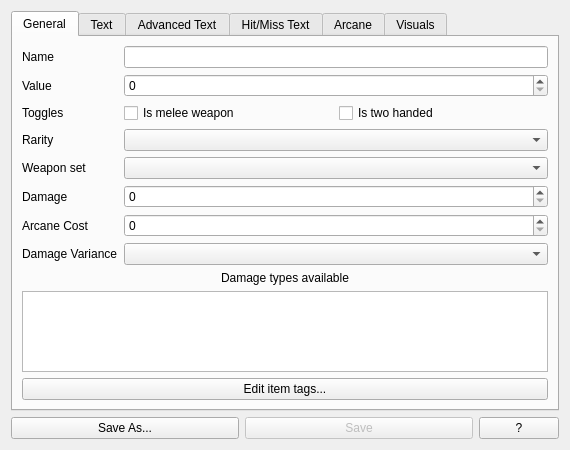
<?xml version="1.0" encoding="UTF-8"?>
<ui version="4.0">
 <class>WeaponWindow</class>
 <widget class="QWidget" name="WeaponWindow">
  <property name="geometry">
   <rect>
    <x>0</x>
    <y>0</y>
    <width>570</width>
    <height>450</height>
   </rect>
  </property>
  <property name="windowTitle">
   <string>Form</string>
  </property>
  <layout class="QGridLayout" name="gridLayout">
   <item row="1" column="1">
    <widget class="QPushButton" name="saveButton">
     <property name="enabled">
      <bool>false</bool>
     </property>
     <property name="toolTip">
      <string>&lt;html&gt;&lt;head/&gt;&lt;body&gt;&lt;p&gt;Save mod to previous path (if any).&lt;/p&gt;&lt;/body&gt;&lt;/html&gt;</string>
     </property>
     <property name="whatsThis">
      <string>&lt;html&gt;&lt;head/&gt;&lt;body&gt;&lt;p&gt;Clicking this will save the current mod to either the file you opened it from or the last location you saved it to.&lt;/p&gt;&lt;/body&gt;&lt;/html&gt;</string>
     </property>
     <property name="text">
      <string>Save</string>
     </property>
    </widget>
   </item>
   <item row="1" column="2">
    <widget class="QPushButton" name="whatsThisButton">
     <property name="sizePolicy">
      <sizepolicy hsizetype="Fixed" vsizetype="Fixed">
       <horstretch>0</horstretch>
       <verstretch>0</verstretch>
      </sizepolicy>
     </property>
     <property name="cursor">
      <cursorShape>WhatsThisCursor</cursorShape>
     </property>
     <property name="toolTip">
      <string>&lt;html&gt;&lt;head/&gt;&lt;body&gt;&lt;p&gt;Enter 'What's This?' mode. Also done by pressing F1 on the keyboard.&lt;/p&gt;&lt;p&gt;'What's This?' mode helps clarify how to use the interface of this tool.&lt;/p&gt;&lt;/body&gt;&lt;/html&gt;</string>
     </property>
     <property name="whatsThis">
      <string>&lt;html&gt;&lt;head/&gt;&lt;body&gt;&lt;p&gt;Click this, then click something else. Magic.&lt;/p&gt;&lt;/body&gt;&lt;/html&gt;</string>
     </property>
     <property name="text">
      <string>?</string>
     </property>
    </widget>
   </item>
   <item row="1" column="0">
    <widget class="QPushButton" name="saveAsButton">
     <property name="toolTip">
      <string>&lt;html&gt;&lt;head/&gt;&lt;body&gt;&lt;p&gt;Save mod as specified file.&lt;/p&gt;&lt;/body&gt;&lt;/html&gt;</string>
     </property>
     <property name="whatsThis">
      <string>&lt;html&gt;&lt;head/&gt;&lt;body&gt;&lt;p&gt;Clicking this will open a file dialog window where you can select or create a file to save the current mod to.&lt;/p&gt;&lt;/body&gt;&lt;/html&gt;</string>
     </property>
     <property name="text">
      <string>Save As...</string>
     </property>
    </widget>
   </item>
   <item row="0" column="0" colspan="3">
    <widget class="QTabWidget" name="tabWidget">
     <property name="currentIndex">
      <number>0</number>
     </property>
     <widget class="QWidget" name="general_tab">
      <attribute name="title">
       <string>General</string>
      </attribute>
      <layout class="QFormLayout" name="formLayout">
       <item row="0" column="0">
        <widget class="QLabel" name="name_label">
         <property name="text">
          <string>Name</string>
         </property>
        </widget>
       </item>
       <item row="0" column="1">
        <widget class="QLineEdit" name="nameEdit">
         <property name="toolTip">
          <string>&lt;html&gt;&lt;head/&gt;&lt;body&gt;&lt;p&gt;Name of the weapon.&lt;/p&gt;&lt;/body&gt;&lt;/html&gt;</string>
         </property>
        </widget>
       </item>
       <item row="1" column="0">
        <widget class="QLabel" name="value_label">
         <property name="text">
          <string>Value</string>
         </property>
        </widget>
       </item>
       <item row="1" column="1">
        <widget class="QSpinBox" name="valueSpinBox">
         <property name="toolTip">
          <string>&lt;html&gt;&lt;head/&gt;&lt;body&gt;&lt;p&gt;Value (in flames) of the weapon.&lt;/p&gt;&lt;/body&gt;&lt;/html&gt;</string>
         </property>
         <property name="whatsThis">
          <string>&lt;html&gt;&lt;head/&gt;&lt;body&gt;&lt;p&gt;Click up and down arrows to increase or decrease value. You can also manually type in a value. Value must be an integer. Value will not exceed a set min/max range.&lt;/p&gt;&lt;/body&gt;&lt;/html&gt;</string>
         </property>
         <property name="maximum">
          <number>2147483647</number>
         </property>
        </widget>
       </item>
       <item row="2" column="0">
        <widget class="QLabel" name="toggle_label">
         <property name="text">
          <string>Toggles</string>
         </property>
        </widget>
       </item>
       <item row="2" column="1">
        <layout class="QHBoxLayout" name="horizontalLayout">
         <item>
          <widget class="QCheckBox" name="meleeCheckBox">
           <property name="toolTip">
            <string>&lt;html&gt;&lt;head/&gt;&lt;body&gt;&lt;p&gt;Check if the weapon is a melee weapon. Uncheck if it is a ranged weapon.&lt;/p&gt;&lt;/body&gt;&lt;/html&gt;</string>
           </property>
           <property name="text">
            <string>Is melee weapon</string>
           </property>
          </widget>
         </item>
         <item>
          <widget class="QCheckBox" name="twoHandedCheckBox">
           <property name="toolTip">
            <string>&lt;html&gt;&lt;head/&gt;&lt;body&gt;&lt;p&gt;Check if the weapon requires two hands to wield. Uncheck if only one hand is needed.&lt;/p&gt;&lt;/body&gt;&lt;/html&gt;</string>
           </property>
           <property name="text">
            <string>Is two handed</string>
           </property>
          </widget>
         </item>
        </layout>
       </item>
       <item row="3" column="0">
        <widget class="QLabel" name="rarity_label">
         <property name="text">
          <string>Rarity</string>
         </property>
        </widget>
       </item>
       <item row="3" column="1">
        <widget class="QComboBox" name="rarityComboBox">
         <property name="toolTip">
          <string>&lt;html&gt;&lt;head/&gt;&lt;body&gt;&lt;p&gt;Rarity grade of weapon.&lt;/p&gt;&lt;/body&gt;&lt;/html&gt;</string>
         </property>
        </widget>
       </item>
       <item row="5" column="0">
        <widget class="QLabel" name="damage_label">
         <property name="text">
          <string>Damage</string>
         </property>
        </widget>
       </item>
       <item row="5" column="1">
        <widget class="QSpinBox" name="damageSpinBox">
         <property name="toolTip">
          <string>&lt;html&gt;&lt;head/&gt;&lt;body&gt;&lt;p&gt;Base damage of weapon.&lt;/p&gt;&lt;/body&gt;&lt;/html&gt;</string>
         </property>
         <property name="whatsThis">
          <string>&lt;html&gt;&lt;head/&gt;&lt;body&gt;&lt;p&gt;Click up and down arrows to increase or decrease value. You can also manually type in a value. Value must be an integer. Value will not exceed a set min/max range.&lt;/p&gt;&lt;/body&gt;&lt;/html&gt;</string>
         </property>
         <property name="maximum">
          <number>2147483647</number>
         </property>
        </widget>
       </item>
       <item row="6" column="0">
        <widget class="QLabel" name="arcane_cost_label">
         <property name="text">
          <string>Arcane Cost</string>
         </property>
        </widget>
       </item>
       <item row="6" column="1">
        <widget class="QSpinBox" name="arcaneCostSpinBox">
         <property name="toolTip">
          <string>&lt;html&gt;&lt;head/&gt;&lt;body&gt;&lt;p&gt;Amount of arcane essence it costs to use this weapon.&lt;/p&gt;&lt;/body&gt;&lt;/html&gt;</string>
         </property>
         <property name="whatsThis">
          <string>&lt;html&gt;&lt;head/&gt;&lt;body&gt;&lt;p&gt;Click up and down arrows to increase or decrease value. You can also manually type in a value. Value must be an integer. Value will not exceed a set min/max range.&lt;/p&gt;&lt;/body&gt;&lt;/html&gt;</string>
         </property>
         <property name="maximum">
          <number>2147483647</number>
         </property>
        </widget>
       </item>
       <item row="7" column="0">
        <widget class="QLabel" name="damage_variance_label">
         <property name="text">
          <string>Damage Variance</string>
         </property>
        </widget>
       </item>
       <item row="7" column="1">
        <widget class="QComboBox" name="varianceComboBox">
         <property name="toolTip">
          <string>&lt;html&gt;&lt;head/&gt;&lt;body&gt;&lt;p&gt;Size of range for damage dealt.&lt;/p&gt;&lt;/body&gt;&lt;/html&gt;</string>
         </property>
        </widget>
       </item>
       <item row="10" column="0" colspan="2">
        <widget class="QPushButton" name="tagsButton">
         <property name="toolTip">
          <string>&lt;html&gt;&lt;head/&gt;&lt;body&gt;&lt;p&gt;Opens the item tags editor.&lt;/p&gt;&lt;/body&gt;&lt;/html&gt;</string>
         </property>
         <property name="whatsThis">
          <string>&lt;html&gt;&lt;head/&gt;&lt;body&gt;&lt;p&gt;Clicking this will hide the current window and open the tags widget window.&lt;/p&gt;&lt;/body&gt;&lt;/html&gt;</string>
         </property>
         <property name="text">
          <string>Edit item tags...</string>
         </property>
        </widget>
       </item>
       <item row="8" column="0" colspan="2">
        <widget class="QLabel" name="damage_type_label">
         <property name="text">
          <string>Damage types available</string>
         </property>
         <property name="alignment">
          <set>Qt::AlignCenter</set>
         </property>
        </widget>
       </item>
       <item row="9" column="0" colspan="2">
        <widget class="QListView" name="damageTypesList">
         <property name="toolTip">
          <string>&lt;html&gt;&lt;head/&gt;&lt;body&gt;&lt;p&gt;List of damage types this weapon can spawn with.&lt;/p&gt;&lt;/body&gt;&lt;/html&gt;</string>
         </property>
         <property name="whatsThis">
          <string>&lt;html&gt;&lt;head/&gt;&lt;body&gt;&lt;p&gt;Double click on an entry in the widget to 'edit' that entry.&lt;/p&gt;&lt;p&gt;Right click anywhere on widget to show a context menu with the option to create a new entry.&lt;/p&gt;&lt;p&gt;Right click on a specific entry in the widget to show a context menu with the option to remove it.&lt;/p&gt;&lt;/body&gt;&lt;/html&gt;</string>
         </property>
         <property name="editTriggers">
          <set>QAbstractItemView::DoubleClicked</set>
         </property>
        </widget>
       </item>
       <item row="4" column="0">
        <widget class="QLabel" name="weapon_set_label">
         <property name="text">
          <string>Weapon set</string>
         </property>
        </widget>
       </item>
       <item row="4" column="1">
        <widget class="QComboBox" name="weaponSetComboBox">
         <property name="toolTip">
          <string>&lt;html&gt;&lt;head/&gt;&lt;body&gt;&lt;p&gt;What weapon set this is a part of. Probably won't do anything in-game as of right now.&lt;/p&gt;&lt;/body&gt;&lt;/html&gt;</string>
         </property>
        </widget>
       </item>
      </layout>
     </widget>
     <widget class="QWidget" name="text_tab">
      <attribute name="title">
       <string>Text</string>
      </attribute>
      <layout class="QFormLayout" name="formLayout_2">
       <item row="0" column="0">
        <widget class="QLabel" name="determiner_label">
         <property name="text">
          <string>Determiner</string>
         </property>
        </widget>
       </item>
       <item row="0" column="1">
        <widget class="QLineEdit" name="determinerEdit">
         <property name="toolTip">
          <string>&lt;html&gt;&lt;head/&gt;&lt;body&gt;&lt;p&gt;Appended before the weapon's name when used in a sentence.&lt;/p&gt;&lt;/body&gt;&lt;/html&gt;</string>
         </property>
        </widget>
       </item>
       <item row="3" column="0">
        <widget class="QLabel" name="plural_name_label">
         <property name="text">
          <string>Plural name</string>
         </property>
        </widget>
       </item>
       <item row="3" column="1">
        <widget class="QLineEdit" name="pluralNameEdit">
         <property name="toolTip">
          <string>&lt;html&gt;&lt;head/&gt;&lt;body&gt;&lt;p&gt;Plural name of the weapon.&lt;/p&gt;&lt;/body&gt;&lt;/html&gt;</string>
         </property>
        </widget>
       </item>
       <item row="5" column="0" colspan="2">
        <widget class="QLabel" name="description_label">
         <property name="text">
          <string>Description</string>
         </property>
         <property name="alignment">
          <set>Qt::AlignCenter</set>
         </property>
        </widget>
       </item>
       <item row="6" column="0" colspan="2">
        <widget class="QPlainTextEdit" name="descriptionEdit">
         <property name="toolTip">
          <string>&lt;html&gt;&lt;head/&gt;&lt;body&gt;&lt;p&gt;Description of the weapon.&lt;/p&gt;&lt;/body&gt;&lt;/html&gt;</string>
         </property>
        </widget>
       </item>
       <item row="4" column="1">
        <widget class="QCheckBox" name="pluralCheckBox">
         <property name="toolTip">
          <string>&lt;html&gt;&lt;head/&gt;&lt;body&gt;&lt;p&gt;Is this weapon's name plural by default?&lt;/p&gt;&lt;/body&gt;&lt;/html&gt;</string>
         </property>
         <property name="text">
          <string>Plural by default</string>
         </property>
        </widget>
       </item>
       <item row="8" column="0" colspan="2">
        <widget class="QPlainTextEdit" name="authorTagEdit">
         <property name="toolTip">
          <string>&lt;html&gt;&lt;head/&gt;&lt;body&gt;&lt;p&gt;A little in-game note that credits the author. The game will auto-generate one if left blank.&lt;/p&gt;&lt;/body&gt;&lt;/html&gt;</string>
         </property>
        </widget>
       </item>
       <item row="7" column="0" colspan="2">
        <widget class="QLabel" name="author_tag_label">
         <property name="text">
          <string>Author tag</string>
         </property>
         <property name="alignment">
          <set>Qt::AlignCenter</set>
         </property>
        </widget>
       </item>
      </layout>
     </widget>
     <widget class="QWidget" name="advanced_text_tab">
      <attribute name="title">
       <string>Advanced Text</string>
      </attribute>
      <layout class="QVBoxLayout" name="verticalLayout">
       <item>
        <layout class="QFormLayout" name="formLayout_3">
         <item row="0" column="0">
          <widget class="QLabel" name="descriptor_label">
           <property name="text">
            <string>Attack descriptor</string>
           </property>
          </widget>
         </item>
         <item row="0" column="1">
          <widget class="QLineEdit" name="descriptorEdit">
           <property name="toolTip">
            <string>&lt;html&gt;&lt;head/&gt;&lt;body&gt;&lt;p&gt;Verb describing how the weapon is used. Also used for in-game attack button text.&lt;/p&gt;&lt;p&gt;Do NOT use special characters. This is NOT wrapped in a CDATA node and will not be loaded if you use characters that the XML parser doesn't know what to do with.&lt;/p&gt;&lt;/body&gt;&lt;/html&gt;</string>
           </property>
          </widget>
         </item>
        </layout>
       </item>
       <item>
        <widget class="QLabel" name="tooltip_label">
         <property name="text">
          <string>Tooltip description</string>
         </property>
         <property name="alignment">
          <set>Qt::AlignCenter</set>
         </property>
        </widget>
       </item>
       <item>
        <widget class="QPlainTextEdit" name="tooltipTextEdit">
         <property name="toolTip">
          <string>&lt;html&gt;&lt;head/&gt;&lt;body&gt;&lt;p&gt;Description that shows up for in-game attack button tooltip.&lt;/p&gt;&lt;p&gt;Do NOT use special characters. This is NOT wrapped in a CDATA node and will not be loaded if you use characters that the XML parser doesn't know what to do with.&lt;/p&gt;&lt;/body&gt;&lt;/html&gt;</string>
         </property>
        </widget>
       </item>
       <item>
        <widget class="QLabel" name="equip_text_label">
         <property name="text">
          <string>Equip text</string>
         </property>
         <property name="alignment">
          <set>Qt::AlignCenter</set>
         </property>
        </widget>
       </item>
       <item>
        <widget class="QPlainTextEdit" name="equipTextEdit">
         <property name="toolTip">
          <string>&lt;html&gt;&lt;head/&gt;&lt;body&gt;&lt;p&gt;Text that is displayed when this weapon is equipped.&lt;/p&gt;&lt;/body&gt;&lt;/html&gt;</string>
         </property>
        </widget>
       </item>
       <item>
        <widget class="QLabel" name="unequip_text_label">
         <property name="text">
          <string>Unequip text</string>
         </property>
         <property name="alignment">
          <set>Qt::AlignCenter</set>
         </property>
        </widget>
       </item>
       <item>
        <widget class="QPlainTextEdit" name="unequipTextEdit">
         <property name="toolTip">
          <string>&lt;html&gt;&lt;head/&gt;&lt;body&gt;&lt;p&gt;Text that is displayed when this weapon is unequipped.&lt;/p&gt;&lt;/body&gt;&lt;/html&gt;</string>
         </property>
        </widget>
       </item>
      </layout>
     </widget>
     <widget class="QWidget" name="hit_miss_tab">
      <attribute name="title">
       <string>Hit/Miss Text</string>
      </attribute>
      <layout class="QVBoxLayout" name="verticalLayout_2">
       <item>
        <widget class="QLabel" name="hit_text_label">
         <property name="text">
          <string>Hit text</string>
         </property>
         <property name="alignment">
          <set>Qt::AlignCenter</set>
         </property>
        </widget>
       </item>
       <item>
        <widget class="QListView" name="hitList">
         <property name="toolTip">
          <string>&lt;html&gt;&lt;head/&gt;&lt;body&gt;&lt;p&gt;Text that is displayed for hitting. One is chosen at random.&lt;/p&gt;&lt;/body&gt;&lt;/html&gt;</string>
         </property>
         <property name="whatsThis">
          <string>&lt;html&gt;&lt;head/&gt;&lt;body&gt;&lt;p&gt;Double click on an entry in the widget to edit that entry.&lt;/p&gt;&lt;p&gt;Right click anywhere on widget to show a context menu with the option to create a new entry.&lt;/p&gt;&lt;p&gt;Right click on a specific entry in the widget to show a context menu with the option to remove it.&lt;/p&gt;&lt;/body&gt;&lt;/html&gt;</string>
         </property>
         <property name="editTriggers">
          <set>QAbstractItemView::DoubleClicked</set>
         </property>
         <property name="alternatingRowColors">
          <bool>true</bool>
         </property>
         <property name="spacing">
          <number>2</number>
         </property>
         <property name="wordWrap">
          <bool>true</bool>
         </property>
        </widget>
       </item>
       <item>
        <widget class="QLabel" name="miss_text_label">
         <property name="text">
          <string>Miss text</string>
         </property>
         <property name="alignment">
          <set>Qt::AlignCenter</set>
         </property>
        </widget>
       </item>
       <item>
        <widget class="QListView" name="missList">
         <property name="toolTip">
          <string>&lt;html&gt;&lt;head/&gt;&lt;body&gt;&lt;p&gt;Text that is displayed for missing. One is chosen at random.&lt;/p&gt;&lt;/body&gt;&lt;/html&gt;</string>
         </property>
         <property name="whatsThis">
          <string>&lt;html&gt;&lt;head/&gt;&lt;body&gt;&lt;p&gt;Double click on an entry in the widget to edit that entry.&lt;/p&gt;&lt;p&gt;Right click anywhere on widget to show a context menu with the option to create a new entry.&lt;/p&gt;&lt;p&gt;Right click on a specific entry in the widget to show a context menu with the option to remove it.&lt;/p&gt;&lt;/body&gt;&lt;/html&gt;</string>
         </property>
         <property name="editTriggers">
          <set>QAbstractItemView::DoubleClicked</set>
         </property>
         <property name="alternatingRowColors">
          <bool>true</bool>
         </property>
         <property name="spacing">
          <number>2</number>
         </property>
         <property name="wordWrap">
          <bool>true</bool>
         </property>
        </widget>
       </item>
      </layout>
     </widget>
     <widget class="QWidget" name="magic_tab">
      <attribute name="title">
       <string>Arcane</string>
      </attribute>
      <layout class="QVBoxLayout" name="verticalLayout_3">
       <item>
        <layout class="QFormLayout" name="formLayout_4">
         <item row="0" column="0">
          <widget class="QLabel" name="enchantment_limit_label">
           <property name="text">
            <string>Enchantment limit</string>
           </property>
          </widget>
         </item>
         <item row="0" column="1">
          <widget class="QSpinBox" name="effectLimitSpinBox">
           <property name="toolTip">
            <string>&lt;html&gt;&lt;head/&gt;&lt;body&gt;&lt;p&gt;Maximum number of enchantments allowed. Set to -1 to disable. Disabling this will let the game choose and will DISALLOW ADDING ENCHANTMENTS.&lt;/p&gt;&lt;/body&gt;&lt;/html&gt;</string>
           </property>
           <property name="whatsThis">
            <string>&lt;html&gt;&lt;head/&gt;&lt;body&gt;&lt;p&gt;Click up and down arrows to increase or decrease value. You can also manually type in a value. Value must be an integer. Value will not exceed a set min/max range.&lt;/p&gt;&lt;/body&gt;&lt;/html&gt;</string>
           </property>
           <property name="minimum">
            <number>-1</number>
           </property>
           <property name="maximum">
            <number>100</number>
           </property>
           <property name="value">
            <number>-1</number>
           </property>
          </widget>
         </item>
        </layout>
       </item>
       <item>
        <widget class="QLabel" name="effects_label">
         <property name="text">
          <string>Effect list</string>
         </property>
         <property name="alignment">
          <set>Qt::AlignCenter</set>
         </property>
        </widget>
       </item>
       <item>
        <widget class="QTableWidget" name="effectList">
         <property name="toolTip">
          <string>&lt;html&gt;&lt;head/&gt;&lt;body&gt;&lt;p&gt;List of enchantments weapon spawns with.&lt;/p&gt;&lt;/body&gt;&lt;/html&gt;</string>
         </property>
         <property name="whatsThis">
          <string>&lt;html&gt;&lt;head/&gt;&lt;body&gt;&lt;p&gt;This widget treats an entire row as a single entry.&lt;/p&gt;&lt;p&gt;Double click on an entry to 'edit' it. This will open an editor window.&lt;/p&gt;&lt;p&gt;If you have less entries than the above enchantment limit value, then right clicking in the widget will show a context menu from which you can add new entries.&lt;/p&gt;&lt;p&gt;Right clicking on an existing entry will give the option to remove it.&lt;/p&gt;&lt;/body&gt;&lt;/html&gt;</string>
         </property>
         <property name="editTriggers">
          <set>QAbstractItemView::DoubleClicked</set>
         </property>
         <property name="alternatingRowColors">
          <bool>true</bool>
         </property>
         <property name="wordWrap">
          <bool>false</bool>
         </property>
         <attribute name="horizontalHeaderShowSortIndicator" stdset="0">
          <bool>false</bool>
         </attribute>
         <attribute name="horizontalHeaderStretchLastSection">
          <bool>false</bool>
         </attribute>
         <attribute name="verticalHeaderVisible">
          <bool>false</bool>
         </attribute>
         <attribute name="verticalHeaderHighlightSections">
          <bool>false</bool>
         </attribute>
        </widget>
       </item>
       <item>
        <widget class="QLabel" name="spells_label">
         <property name="text">
          <string>Spells list</string>
         </property>
         <property name="alignment">
          <set>Qt::AlignCenter</set>
         </property>
        </widget>
       </item>
       <item>
        <widget class="QListView" name="spellList">
         <property name="sizePolicy">
          <sizepolicy hsizetype="Expanding" vsizetype="Expanding">
           <horstretch>0</horstretch>
           <verstretch>0</verstretch>
          </sizepolicy>
         </property>
         <property name="toolTip">
          <string>&lt;html&gt;&lt;head/&gt;&lt;body&gt;&lt;p&gt;Spells this weapon grants the wielder.&lt;/p&gt;&lt;/body&gt;&lt;/html&gt;</string>
         </property>
         <property name="whatsThis">
          <string>&lt;html&gt;&lt;head/&gt;&lt;body&gt;&lt;p&gt;Double click on an entry in the widget to 'edit' that entry.&lt;/p&gt;&lt;p&gt;Right click anywhere on widget to show a context menu with the option to create a new entry.&lt;/p&gt;&lt;p&gt;Right click on a specific entry in the widget to show a context menu with the option to remove it.&lt;/p&gt;&lt;/body&gt;&lt;/html&gt;</string>
         </property>
         <property name="editTriggers">
          <set>QAbstractItemView::DoubleClicked</set>
         </property>
        </widget>
       </item>
      </layout>
     </widget>
     <widget class="QWidget" name="visuals_tab">
      <attribute name="title">
       <string>Visuals</string>
      </attribute>
      <layout class="QVBoxLayout" name="verticalLayout_4">
       <item>
        <layout class="QFormLayout" name="formLayout_5">
         <item row="0" column="0">
          <widget class="QLabel" name="image_label">
           <property name="text">
            <string>Image name</string>
           </property>
          </widget>
         </item>
         <item row="1" column="0">
          <widget class="QLabel" name="equipped_image_label">
           <property name="text">
            <string>Equipped image name</string>
           </property>
          </widget>
         </item>
         <item row="0" column="1">
          <widget class="QLineEdit" name="imageNameEdit">
           <property name="toolTip">
            <string>&lt;html&gt;&lt;head/&gt;&lt;body&gt;&lt;p&gt;Name of image file this weapon uses. Don't forget the '.svg' extension! File must exist in the same directory as the XML!&lt;/p&gt;&lt;/body&gt;&lt;/html&gt;</string>
           </property>
          </widget>
         </item>
         <item row="1" column="1">
          <widget class="QLineEdit" name="equippedImageEdit">
           <property name="toolTip">
            <string>&lt;html&gt;&lt;head/&gt;&lt;body&gt;&lt;p&gt;Name of image file this weapon uses when equipped. Don't forget the '.svg' extension! File must exist in the same directory as the XML!&lt;/p&gt;&lt;/body&gt;&lt;/html&gt;</string>
           </property>
          </widget>
         </item>
        </layout>
       </item>
       <item>
        <spacer name="horizontalSpacer">
         <property name="orientation">
          <enum>Qt::Horizontal</enum>
         </property>
         <property name="sizeHint" stdset="0">
          <size>
           <width>40</width>
           <height>20</height>
          </size>
         </property>
        </spacer>
       </item>
       <item>
        <layout class="QGridLayout" name="gridLayout_2">
         <item row="2" column="0">
          <widget class="QPushButton" name="pColDyeButton">
           <property name="toolTip">
            <string>&lt;html&gt;&lt;head/&gt;&lt;body&gt;&lt;p&gt;Opens the colour editor.&lt;/p&gt;&lt;/body&gt;&lt;/html&gt;</string>
           </property>
           <property name="whatsThis">
            <string>&lt;html&gt;&lt;head/&gt;&lt;body&gt;&lt;p&gt;Clicking this will hide the current window and open the colour picker widget window.&lt;/p&gt;&lt;p&gt;The mode the colour picker opens in (either single preset or colour multi-select mode) depends on the check box to the right.&lt;/p&gt;&lt;/body&gt;&lt;/html&gt;</string>
           </property>
           <property name="text">
            <string>Primary colour dye</string>
           </property>
          </widget>
         </item>
         <item row="3" column="1">
          <widget class="QCheckBox" name="sColDyePresetCheckBox">
           <property name="toolTip">
            <string>&lt;html&gt;&lt;head/&gt;&lt;body&gt;&lt;p&gt;Is this a preset or a list of colours?&lt;/p&gt;&lt;/body&gt;&lt;/html&gt;</string>
           </property>
           <property name="text">
            <string>Is preset</string>
           </property>
          </widget>
         </item>
         <item row="2" column="1">
          <widget class="QCheckBox" name="pColDyePresetCheckBox">
           <property name="toolTip">
            <string>&lt;html&gt;&lt;head/&gt;&lt;body&gt;&lt;p&gt;Is this a preset or a list of colours?&lt;/p&gt;&lt;/body&gt;&lt;/html&gt;</string>
           </property>
           <property name="text">
            <string>Is preset</string>
           </property>
          </widget>
         </item>
         <item row="0" column="0">
          <widget class="QPushButton" name="pColButton">
           <property name="toolTip">
            <string>&lt;html&gt;&lt;head/&gt;&lt;body&gt;&lt;p&gt;Opens the colour editor.&lt;/p&gt;&lt;/body&gt;&lt;/html&gt;</string>
           </property>
           <property name="whatsThis">
            <string>&lt;html&gt;&lt;head/&gt;&lt;body&gt;&lt;p&gt;Clicking this will hide the current window and open the colour picker widget window.&lt;/p&gt;&lt;p&gt;The mode the colour picker opens in (either single preset or colour multi-select mode) depends on the check box to the right.&lt;/p&gt;&lt;/body&gt;&lt;/html&gt;</string>
           </property>
           <property name="text">
            <string>Primary colour</string>
           </property>
          </widget>
         </item>
         <item row="1" column="1">
          <widget class="QCheckBox" name="sColPresetCheckBox">
           <property name="toolTip">
            <string>&lt;html&gt;&lt;head/&gt;&lt;body&gt;&lt;p&gt;Is this a preset or a list of colours?&lt;/p&gt;&lt;/body&gt;&lt;/html&gt;</string>
           </property>
           <property name="text">
            <string>Is preset</string>
           </property>
          </widget>
         </item>
         <item row="0" column="1">
          <widget class="QCheckBox" name="pColPresetCheckBox">
           <property name="toolTip">
            <string>&lt;html&gt;&lt;head/&gt;&lt;body&gt;&lt;p&gt;Is this a preset or a list of colours?&lt;/p&gt;&lt;/body&gt;&lt;/html&gt;</string>
           </property>
           <property name="text">
            <string>Is preset</string>
           </property>
          </widget>
         </item>
         <item row="1" column="0">
          <widget class="QPushButton" name="sColButton">
           <property name="toolTip">
            <string>&lt;html&gt;&lt;head/&gt;&lt;body&gt;&lt;p&gt;Opens the colour editor.&lt;/p&gt;&lt;/body&gt;&lt;/html&gt;</string>
           </property>
           <property name="whatsThis">
            <string>&lt;html&gt;&lt;head/&gt;&lt;body&gt;&lt;p&gt;Clicking this will hide the current window and open the colour picker widget window.&lt;/p&gt;&lt;p&gt;The mode the colour picker opens in (either single preset or colour multi-select mode) depends on the check box to the right.&lt;/p&gt;&lt;/body&gt;&lt;/html&gt;</string>
           </property>
           <property name="text">
            <string>Secondary colour</string>
           </property>
          </widget>
         </item>
         <item row="3" column="0">
          <widget class="QPushButton" name="sColDyeButton">
           <property name="toolTip">
            <string>&lt;html&gt;&lt;head/&gt;&lt;body&gt;&lt;p&gt;Opens the colour editor.&lt;/p&gt;&lt;/body&gt;&lt;/html&gt;</string>
           </property>
           <property name="whatsThis">
            <string>&lt;html&gt;&lt;head/&gt;&lt;body&gt;&lt;p&gt;Clicking this will hide the current window and open the colour picker widget window.&lt;/p&gt;&lt;p&gt;The mode the colour picker opens in (either single preset or colour multi-select mode) depends on the check box to the right.&lt;/p&gt;&lt;/body&gt;&lt;/html&gt;</string>
           </property>
           <property name="text">
            <string>Secondary colour dye</string>
           </property>
          </widget>
         </item>
        </layout>
       </item>
      </layout>
     </widget>
    </widget>
   </item>
  </layout>
 </widget>
 <resources/>
 <connections/>
</ui>
